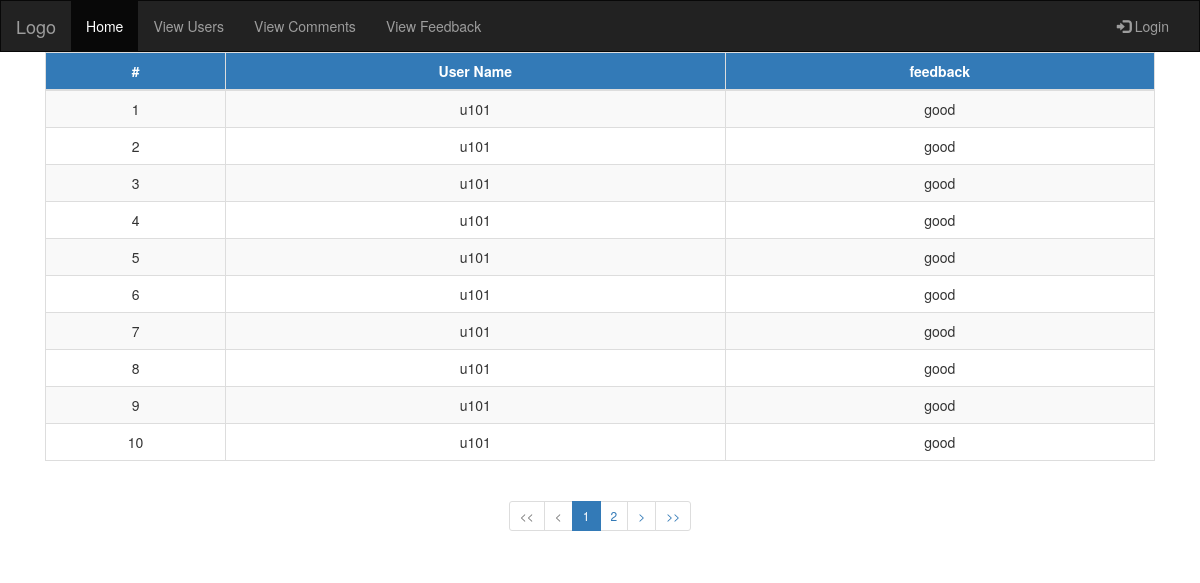
The app's page /admin/viewfeedback.php with its own data.
### tables this page shows
CREATE TABLE `feedback` (
  `fid` int(10) NOT NULL,
  `uid` varchar(50) NOT NULL,
  `feedback` varchar(500) NOT NULL
);

### admin/viewfeedback.php (the view, shortened to what this page needs)
<?php
 include_once '../include/sqlConnect.php';
?>
<!DOCTYPE html>
<html lang="en">
<head>
  <link rel="stylesheet" href="https://maxcdn.bootstrapcdn.com/bootstrap/3.3.7/css/bootstrap.min.css">
</head>
<body>
 <div class="my-nav"></div>
<div class="container-fluid text-center body-cont center">
                <table class="table table-bordered table-striped text-center">
                        <thead>
                            <tr>
                                <th  class = "text-center btn-primary">#</th>
                                <th class = "text-center btn-primary">User Name</th>
                                <th class = "text-center btn-primary">feedback</th>
                            </tr>
                        </thead>
                        <tbody>
				<?php
				$limit = 10;
				$adjacents = 2;
				$sql = "SELECT COUNT(*) 'total_rows' FROM `feedback`";
				$res = mysqli_fetch_object(mysqli_query($db, $sql));
				$total_rows = $res->total_rows;
				$total_pages = ceil($total_rows / $limit);
				if(isset($_GET['page']) && $_GET['page'] != "") {
					$page = $_GET['page'];
					$offset = $limit * ($page-1);
				} else {
					$page = 1;
					$offset = 0;
				}
				$query  = "select * from `feedback` limit $offset, $limit";
				$result = mysqli_query($db, $query);
				if(mysqli_num_rows($result) > 0) {
					while($row = mysqli_fetch_assoc($result)) {
                        echo "<tr>
                        <td>".$row['fid']."</td>
                        <td>".$row['uid']."</td>
                        <td>".$row['feedback']."</td>
                        </tr>";
					}
				}
				if($total_pages <= (1+($adjacents * 2))) {
					$start = 1;
					$end   = $total_pages;
				}
				?>
				 </tbody>
            </table>
				<?php if($total_pages > 1) { ?>
					<ul class="pagination pagination-sm justify-content-center">
						<li class='page-item <?php ($page <= 1 ? print 'disabled' : '')?>'>
							<a class='page-link' href='?page=1'>&lt;&lt;</a>
						</li>
						<li class='page-item <?php ($page <= 1 ? print 'disabled' : '')?>'>
							<a class='page-link' href='?page=<?php ($page>1 ? print($page-1) : print 1)?>'>&lt;</a>
						</li>
						<?php for($i=$start; $i<=$end; $i++) { ?>
						<li class='page-item <?php ($i == $page ? print 'active' : '')?>'>
							<a class='page-link' href='?page=<?php echo $i;?>'><?php echo $i;?></a>
						</li>
						<?php } ?>
						<li class='page-item <?php ($page >= $total_pages ? print 'disabled' : '')?>'>
							<a class='page-link' href='?page=<?php ($page < $total_pages ? print($page+1) : print $total_pages)?>'>&gt;</a>
						</li>
						<li class='page-item <?php ($page >= $total_pages ? print 'disabled' : '')?>'>
							<a class='page-link' href='?page=<?php echo $total_pages;?>'>&gt;&gt;</a>
						</li>
					</ul>
				<?php } ?>
</div>
</body>
</html>

### admin/viewfeedback.php (style rules this page uses)
.body-cont { margin-right : 30px; margin-left : 30px; }

### records on screen
feedback: fid "1", uid "u101", feedback "good"
feedback: fid "2", uid "u101", feedback "good"
feedback: fid "3", uid "u101", feedback "good"
feedback: fid "4", uid "u101", feedback "good"
feedback: fid "5", uid "u101", feedback "good"
feedback: fid "6", uid "u101", feedback "good"
feedback: fid "7", uid "u101", feedback "good"
feedback: fid "8", uid "u101", feedback "good"
feedback: fid "9", uid "u101", feedback "good"
feedback: fid "10", uid "u101", feedback "good"
